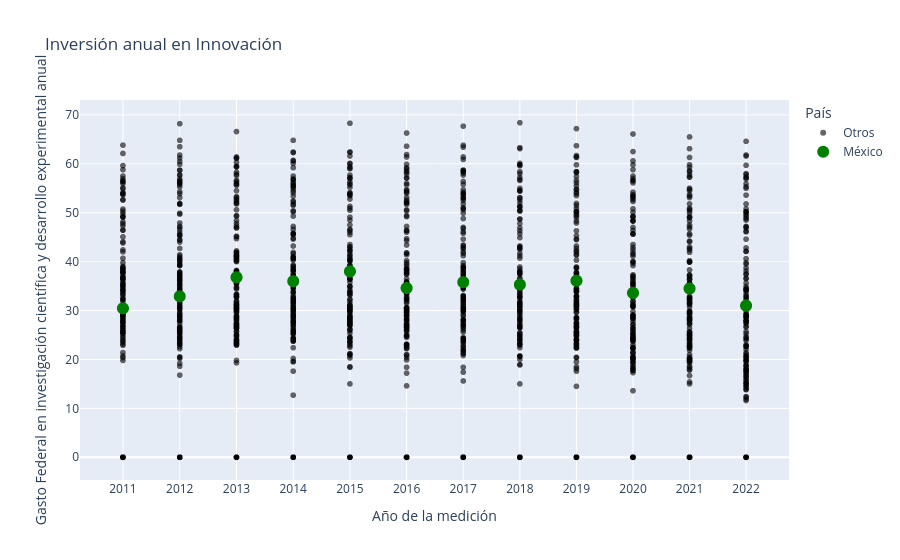

Notebook code for this chart:
### Code cell
import plotly.express as px

# 1. Creamos la columna para diferenciar a México de los demás
innovacion_ran['Color_Pais'] = innovacion_ran['Economies'].apply(
    lambda x: 'México' if x == 'México' else 'Otros'
)

# 2. Generamos el gráfico con los nombres de tus columnas
fig = px.scatter(
    innovacion_ran, 
    x="Year", # Antes 'Periodo'
    y="Score", # Antes 'Inversion_en_Innovacion'
    color="Color_Pais",
    color_discrete_map={
        "México": "green",
        "Otros": "black"
    },
    log_x=True,
    size_max=60,
    title="Inversión anual en Innovación",
    labels={
        "Year": "Año de la medición",
        "Score": "Gasto Federal en investigación científica y desarrollo experimental anual",
        "Color_Pais": "País"
    }
)

# Mejoramos la estética: forzamos a que los puntos negros se vean un poco más tenues 
# para que México resalte aún más
fig.update_traces(marker=dict(opacity=0.6), selector=dict(name='Otros'))
fig.update_traces(marker=dict(opacity=1.0, size=12), selector=dict(name='México'))

fig.show()

### Figure 1 — Plotly figure (JSON) as saved in the notebook; plotly's stock layout.template omitted (floating-point values rounded to 4 significant figures; data arrays with more than 128 entries replaced by an {"elided": "..."} marker saying what was removed)
{"data": [{"hovertemplate": "País=Otros<br>Año de la medición=%{x}<br>Gasto Federal en investigación científica y desarrollo experimental anual=%{y}<extra></extra>", "legendgroup": "Otros", "marker": {"color": "black", "opacity": 0.6, "symbol": "circle"}, "mode": "markers", "name": "Otros", "showlegend": true, "type": "scattergl", "x": {"elided": "1776 int values"}, "xaxis": "x", "y": {"elided": "1776 float values"}, "yaxis": "y"}, {"hovertemplate": "País=México<br>Año de la medición=%{x}<br>Gasto Federal en investigación científica y desarrollo experimental anual=%{y}<extra></extra>", "legendgroup": "México", "marker": {"color": "green", "opacity": 1, "size": 12, "symbol": "circle"}, "mode": "markers", "name": "México", "showlegend": true, "type": "scattergl", "x": [2011, 2012, 2013, 2014, 2015, 2016, 2017, 2018, 2019, 2020, 2021, 2022], "xaxis": "x", "y": [30.45, 32.9, 36.8, 36.0, 38.0, 34.6, 35.8, 35.3, 36.1, 33.6, 34.5, 31.0], "yaxis": "y"}], "layout": {"legend": {"title": {"text": "País"}, "tracegroupgap": 0}, "title": {"text": "Inversión anual en Innovación"}, "xaxis": {"anchor": "y", "domain": [0, 1], "title": {"text": "Año de la medición"}, "type": "log"}, "yaxis": {"anchor": "x", "domain": [0, 1], "title": {"text": "Gasto Federal en investigación científica y desarrollo experimental anual"}}}}
